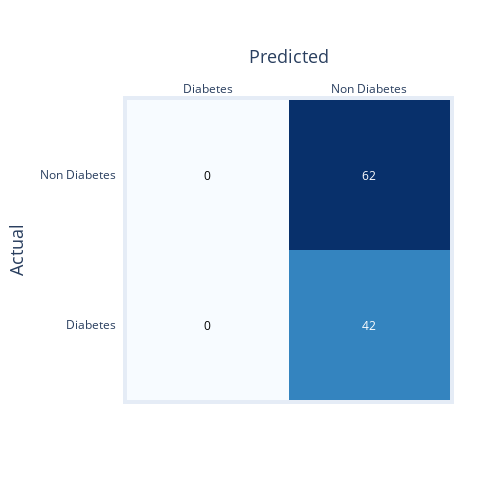

Notebook source saved alongside this figure:
### Code cell
# Create confusion matrix
labels = ['Diabetes','Non Diabetes']
fig = ff.create_annotated_heatmap(cm, x = labels, y = labels,colorscale='blues')
fig.update_layout(
    autosize=False,
    width=500,
    height=500,
    margin=dict(
        l=50,
        r=50,
        b=100,
        t=100,
        pad=4,
    ),
     yaxis=dict(
        title_text="Actual",
        titlefont=dict(size=18)
    ),
    xaxis=dict(
        title_text="Predicted",
        titlefont=dict(size=18)
    ),
    paper_bgcolor="white"
)
fig.show()

### Figure 1 — Plotly figure (JSON) as saved in the notebook; plotly's stock layout.template omitted (floating-point values rounded to 4 significant figures)
{"data": [{"colorscale": [[0, "rgb(247,251,255)"], [0.125, "rgb(222,235,247)"], [0.25, "rgb(198,219,239)"], [0.375, "rgb(158,202,225)"], [0.5, "rgb(107,174,214)"], [0.625, "rgb(66,146,198)"], [0.75, "rgb(33,113,181)"], [0.875, "rgb(8,81,156)"], [1, "rgb(8,48,107)"]], "reversescale": false, "showscale": false, "type": "heatmap", "x": ["Diabetes", "Non Diabetes"], "y": ["Diabetes", "Non Diabetes"], "z": [[0, 42], [0, 62]]}], "layout": {"annotations": [{"font": {"color": "#000000"}, "showarrow": false, "text": "0", "x": "Diabetes", "xref": "x", "y": "Diabetes", "yref": "y"}, {"font": {"color": "#FFFFFF"}, "showarrow": false, "text": "42", "x": "Non Diabetes", "xref": "x", "y": "Diabetes", "yref": "y"}, {"font": {"color": "#000000"}, "showarrow": false, "text": "0", "x": "Diabetes", "xref": "x", "y": "Non Diabetes", "yref": "y"}, {"font": {"color": "#FFFFFF"}, "showarrow": false, "text": "62", "x": "Non Diabetes", "xref": "x", "y": "Non Diabetes", "yref": "y"}], "autosize": false, "height": 500, "margin": {"b": 100, "l": 50, "pad": 4, "r": 50, "t": 100}, "paper_bgcolor": "white", "width": 500, "xaxis": {"dtick": 1, "gridcolor": "rgb(0, 0, 0)", "side": "top", "ticks": "", "title": {"font": {"size": 18}, "text": "Predicted"}}, "yaxis": {"dtick": 1, "ticks": "", "ticksuffix": "  ", "title": {"font": {"size": 18}, "text": "Actual"}}}}
